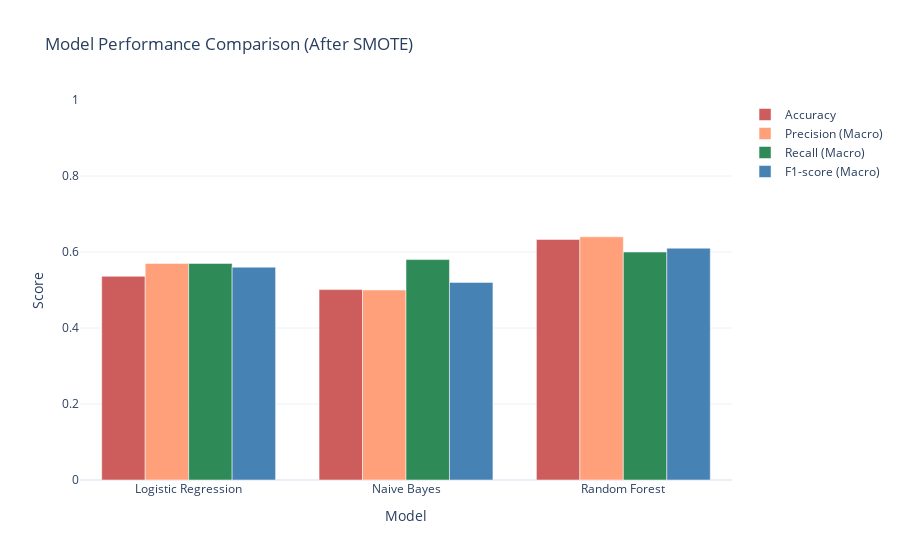

This figure's notebook cell:
### Code cell
import plotly.graph_objects as go

# Data
models = ['Logistic Regression', 'Naive Bayes', 'Random Forest']
accuracy = [0.536, 0.501, 0.633]
precision = [0.57, 0.50, 0.64]
recall = [0.57, 0.58, 0.60]
f1 = [0.56, 0.52, 0.61]

# Create bar chart
fig = go.Figure()

fig.add_trace(go.Bar(
    x=models,
    y=accuracy,
    name='Accuracy',
    marker_color='indianred'
))
fig.add_trace(go.Bar(
    x=models,
    y=precision,
    name='Precision (Macro)',
    marker_color='lightsalmon'
))
fig.add_trace(go.Bar(
    x=models,
    y=recall,
    name='Recall (Macro)',
    marker_color='seagreen'
))
fig.add_trace(go.Bar(
    x=models,
    y=f1,
    name='F1-score (Macro)',
    marker_color='steelblue'
))

# Update layout
fig.update_layout(
    title='Model Performance Comparison (After SMOTE)',
    xaxis_title='Model',
    yaxis_title='Score',
    barmode='group',
    yaxis=dict(range=[0, 1]),
    template='plotly_white'
)

# Show plot
fig.show()

### Figure 1 — Plotly figure (JSON) as saved in the notebook; plotly's stock layout.template omitted (floating-point values rounded to 4 significant figures)
{"data": [{"marker": {"color": "indianred"}, "name": "Accuracy", "type": "bar", "x": ["Logistic Regression", "Naive Bayes", "Random Forest"], "y": [0.536, 0.501, 0.633]}, {"marker": {"color": "lightsalmon"}, "name": "Precision (Macro)", "type": "bar", "x": ["Logistic Regression", "Naive Bayes", "Random Forest"], "y": [0.57, 0.5, 0.64]}, {"marker": {"color": "seagreen"}, "name": "Recall (Macro)", "type": "bar", "x": ["Logistic Regression", "Naive Bayes", "Random Forest"], "y": [0.57, 0.58, 0.6]}, {"marker": {"color": "steelblue"}, "name": "F1-score (Macro)", "type": "bar", "x": ["Logistic Regression", "Naive Bayes", "Random Forest"], "y": [0.56, 0.52, 0.61]}], "layout": {"barmode": "group", "title": {"text": "Model Performance Comparison (After SMOTE)"}, "xaxis": {"title": {"text": "Model"}}, "yaxis": {"range": [0, 1], "title": {"text": "Score"}}}}
